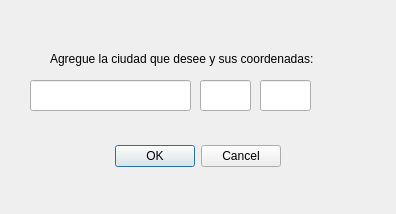
<?xml version="1.0" encoding="UTF-8"?>
<ui version="4.0">
 <class>AgregarCiudad</class>
 <widget class="QDialog" name="AgregarCiudad">
  <property name="geometry">
   <rect>
    <x>0</x>
    <y>0</y>
    <width>396</width>
    <height>214</height>
   </rect>
  </property>
  <property name="windowTitle">
   <string>Agregar ciudad</string>
  </property>
  <widget class="QDialogButtonBox" name="button_Aceptar">
   <property name="geometry">
    <rect>
     <x>110</x>
     <y>140</y>
     <width>171</width>
     <height>32</height>
    </rect>
   </property>
   <property name="orientation">
    <enum>Qt::Horizontal</enum>
   </property>
   <property name="standardButtons">
    <set>QDialogButtonBox::Cancel|QDialogButtonBox::Ok</set>
   </property>
  </widget>
  <widget class="QLineEdit" name="lineEditCiudad">
   <property name="geometry">
    <rect>
     <x>30</x>
     <y>80</y>
     <width>161</width>
     <height>31</height>
    </rect>
   </property>
  </widget>
  <widget class="QLabel" name="label">
   <property name="geometry">
    <rect>
     <x>50</x>
     <y>50</y>
     <width>331</width>
     <height>17</height>
    </rect>
   </property>
   <property name="text">
    <string>Agregue la ciudad que desee y sus coordenadas:</string>
   </property>
  </widget>
  <widget class="QLineEdit" name="lineEditCiudadX">
   <property name="geometry">
    <rect>
     <x>200</x>
     <y>80</y>
     <width>51</width>
     <height>31</height>
    </rect>
   </property>
  </widget>
  <widget class="QLineEdit" name="lineEditCiudadY">
   <property name="geometry">
    <rect>
     <x>260</x>
     <y>80</y>
     <width>51</width>
     <height>31</height>
    </rect>
   </property>
  </widget>
 </widget>
 <resources/>
 <connections>
  <connection>
   <sender>button_Aceptar</sender>
   <signal>accepted()</signal>
   <receiver>AgregarCiudad</receiver>
   <slot>accept()</slot>
   <hints>
    <hint type="sourcelabel">
     <x>248</x>
     <y>254</y>
    </hint>
    <hint type="destinationlabel">
     <x>157</x>
     <y>274</y>
    </hint>
   </hints>
  </connection>
  <connection>
   <sender>button_Aceptar</sender>
   <signal>rejected()</signal>
   <receiver>AgregarCiudad</receiver>
   <slot>reject()</slot>
   <hints>
    <hint type="sourcelabel">
     <x>316</x>
     <y>260</y>
    </hint>
    <hint type="destinationlabel">
     <x>286</x>
     <y>274</y>
    </hint>
   </hints>
  </connection>
 </connections>
</ui>
